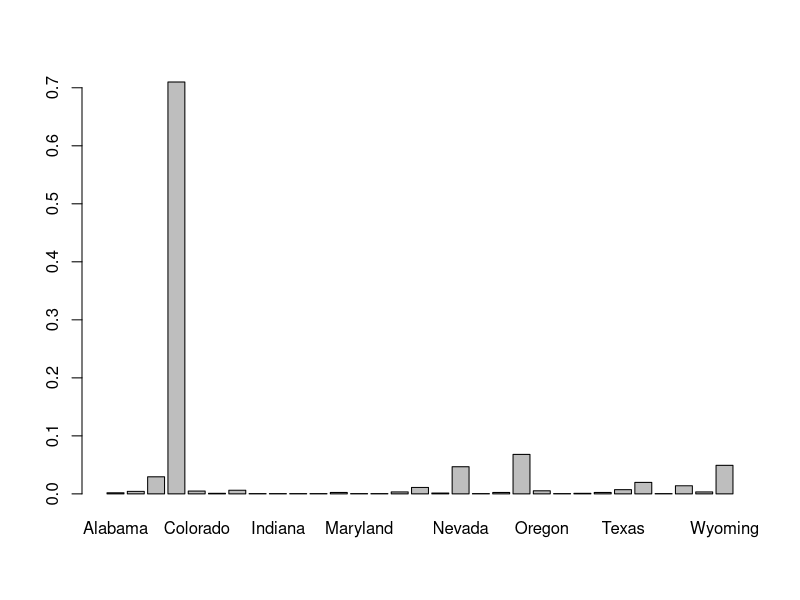

Generate this figure with R:
###########################
# Name: Steven Bradley    #
# STAT 331: Homework 2.2  #
###########################

#1a
setwd("~/Desktop/Stat 331/Data/")
getwd()

#1b
dataFrame.2010 <- read.csv("US Earthquakes 2010.csv")
head(dataFrame.2010)

#1c
place.vector <- as.vector(dataFrame.2010[["place"]])
states <- substring(text = place.vector, first = regexpr(",", place.vector) + 2)
states.table <- table(states)

#1d
mexico <- grepl(pattern = "mexico", tolower(states)) | 
          grepl("B.C., MX", states) | 
          grepl("chihuahua", tolower(states))

gulf <- grepl("off", tolower(states)) |
        grepl("gulf", tolower(states))

canada <- grepl("canada", tolower(states))

#1e
dataFrame.2010 <- data.frame(dataFrame.2010, state = states, stringsAsFactors = FALSE)
head(dataFrame.2010)

#1f
colnames(dataFrame.2010)
filter <- !(mexico | gulf | canada)
filtered.df <- dataFrame.2010[filter,]
filtered.df <- filtered.df[,c("place","state","mag","type")]
dim(filtered.df)
head(filtered.df)

#1g
unique(filtered.df[["state"]])
filtered.df[filtered.df$state == "CA","state"] = "California"
filtered.df[filtered.df$state == "NV","state"] = "Nevada"
filtered.df[grep("California", filtered.df$state), "state" ] = "California"
filtered.df[grep("Texas", filtered.df$state), "state" ] = "Texas"
filtered.df[grep("Idaho", filtered.df$state), "state" ] = "Idaho"
filtered.df[grep("Montana", filtered.df$state), "state" ] = "Montana"
length(unique(filtered.df$state))

#1h
relative.states <- table(filtered.df[["state"]])/length(filtered.df[["state"]])
barplot(relative.states)
#From the table relative.states and the barplot, we can see that the vast majority of earthquakes occurred in California.
